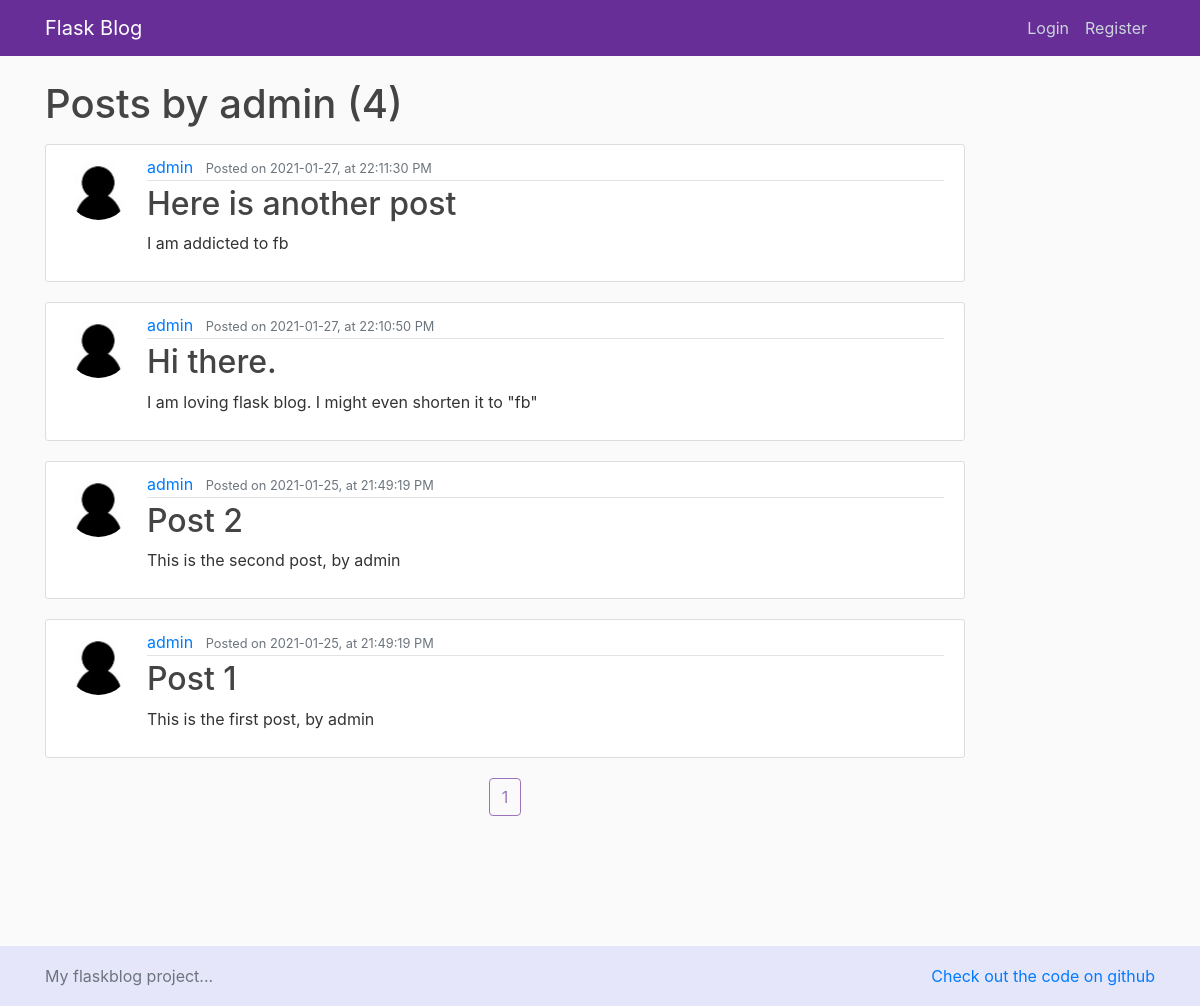
The app's page /user/admin, older data.
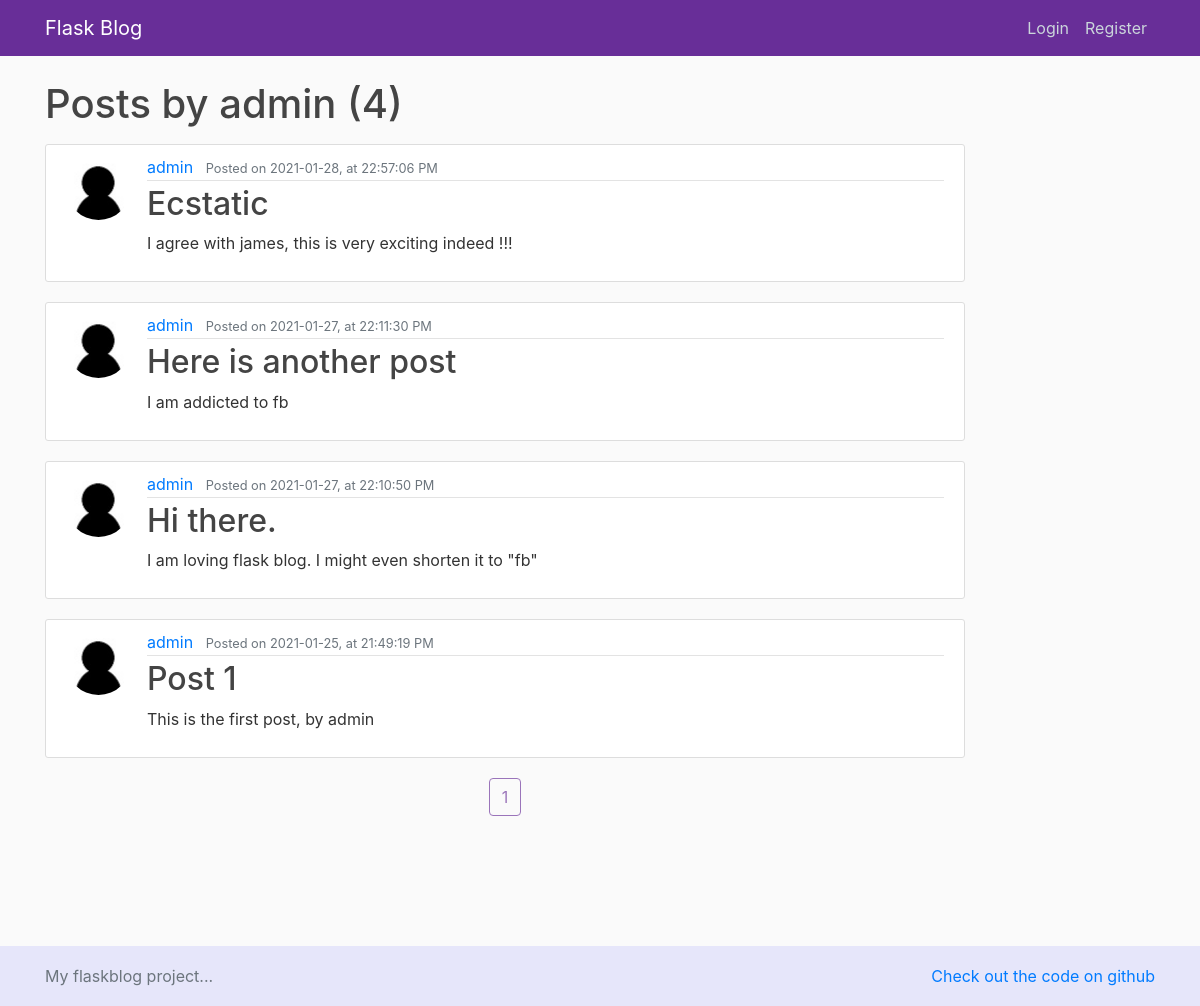
The same page, newer data.
### flaskblog/models.py (models this page shows, shortened)
class User(db.Model, UserMixin):
    id = db.Column(db.Integer, primary_key=True)
    username = db.Column(db.String(20), unique=True, nullable=False)
    email = db.Column(db.String(120), unique=True, nullable=False)
    image_file = db.Column(db.String(20), nullable=False, default='default.jpg')
    password = db.Column(db.String(60), nullable=False)
    posts = db.relationship('Post', backref='author', lazy=True)

class Post(db.Model):
    id = db.Column(db.Integer, primary_key=True)
    title = db.Column(db.String(100), nullable=False)
    date_posted = db.Column(db.DateTime, nullable=False, default=datetime.utcnow)
    content = db.Column(db.Text, nullable=False)
    user_id = db.Column(db.Integer, db.ForeignKey('user.id'), nullable=False)

### flaskblog/users/routes.py (the view)
@users.route("/user/<string:username>")
def user_posts(username):
    page = request.args.get('page', 1, type=int)
    user = User.query.filter_by(username=username).first_or_404()
    posts = Post.query.filter_by(author=user) \
        .order_by(Post.date_posted.desc()) \
        .paginate(page=page, per_page=5)
    return render_template('user_posts.html', posts=posts, user=user)

### flaskblog/templates/user_posts.html
{% extends "layout.html" %}
{% block content %}
    <h1 class="mb-3">Posts by {{ user.username }} ({{ posts.total }})</h1>
    {% for post in posts.items %}
        <article class="media content-section">
          <img class="rounded-circle article-img" src="{{ url_for('static', filename='pics/' + post.author.image_file) }}">
          <div class="media-body">
            <div class="article-metadata">
              <a class="mr-2" href="{{ url_for('users.user_posts', username=post.author.username) }}">{{ post.author.username }}</a>
              <small class="text-muted">Posted on {{ post.date_posted.strftime('%Y-%m-%d, at %H:%M:%S %p') }}</small>
            </div>
            <h2><a class="article-title" href="{{ url_for('posts.post', post_id=post.id)}}"> {{ post.title }}</a></h2>
            <p class="article-content">{{ post.content }}</p>
          </div>
        </article>
    {% endfor %}
    <div class="container d-flex justify-content-center">
    <div>
    {% for page_number in posts.iter_pages(left_edge=1, left_current=1, right_edge=1, right_current=2) %}
        {% if page_number %}
            {% if posts.page == page_number %}
                <a class="btn btn-outline-primary disabled" href="#" >{{ page_number }}</a>
            {% else %}
                <a class="btn btn-primary" href="{{ url_for('main.home', page=page_number) }}">{{ page_number }}</a>
            {% endif %}
        {% else %}
        ...
        {% endif %}
    {% endfor %}
    </div>
    </div>
{% endblock content %}

### flaskblog/templates/layout.html (shortened to what this page needs)
<!DOCTYPE html>
<html>
<head>
    <link rel="stylesheet" href="https://maxcdn.bootstrapcdn.com/bootstrap/4.0.0/css/bootstrap.min.css">
    <link rel="stylesheet" type="text/css" href="{{ url_for('static', filename='main.css') }}">
</head>
<body>
    <header class="site-header">
      <nav class="navbar navbar-expand-md navbar-dark fixed-top" style="background-color:#682e98">
        <div class="container">
            <a class="navbar-brand mr-4" href="/">Flask Blog</a>
          <div class="collapse navbar-collapse" id="navbarToggle">
            <div class="navbar-nav">
                {% if current_user.is_authenticated %}
                    <a class="nav-item nav-link" href="{{ url_for('posts.new_post') }}">Create a new post</a>
                    <a class="nav-item nav-link" href="{{ url_for('users.account') }}">{{current_user.username}}'s Account</a>
                    <a class="nav-item nav-link" href="{{ url_for('users.logout') }}">Logout</a>
                {% else %}
                    <a class="nav-item nav-link" href="{{ url_for('users.login') }}">Login</a>
                    <a class="nav-item nav-link" href="{{ url_for('users.register') }}">Register</a>
                {% endif %}
            </div>
          </div>
        </div>
      </nav>
    </header>
    <main role="main" class="container">
      <div class="row" style="min-height: 850px">
        <div class="col-md-10">
          {% block content %}{% endblock %}
        </div>
        </div>
    </main>
    <footer class="footer position-relative" style="background-color: #E6E6FA;height: 60px;line-height: 60px;">
      <div class="container">
        <span class="text-muted alightleft">My flaskblog project...</span>
          <span class="alignright"><a href="http://www.github.com/camotoad">Check out the code on github</a></span>
        </div>
    </footer>
</body>
</html>

### flaskblog/static/main.css (style rules this page uses)
body { background: #fafafa; color: #333333; margin-top: 5rem; }
h1, h2, h3, h4, h5, h6 { color: #444444; }
.site-header .navbar-nav .nav-link { color: #cbd5db; }
.content-section { background: #ffffff; padding: 10px 20px; border: 1px solid #dddddd; border-radius: 3px; margin-bottom: 20px; }
.article-title { color: #444444; }
.article-content { white-space: pre-line; }
.article-img { height: 65px; width: 65px; margin-right: 16px; }
.article-metadata { padding-bottom: 1px; margin-bottom: 4px; border-bottom: 1px solid #e3e3e3 }
.footer { position: relative; bottom: 0; width: 100%; height: 60px; line-height: 60px; background-color: #E6E6FA; }
.alignright { float: right; }
.btn-outline-primary { border-color: #682e98 !important; color: #682e98 !important; }

Row changes from the older to the newer data that the page shows:
removed Post: image_file (placeholder picture), author.username "admin", date_posted "2021-01-25, at 21:49:19 PM", title "Post 2", content "This is the second post, by admin"
added Post: image_file (placeholder picture), author.username "admin", date_posted "2021-01-28, at 22:57:06 PM", title "Ecstatic", content "I agree with james, this is very exciting indeed !!!"
